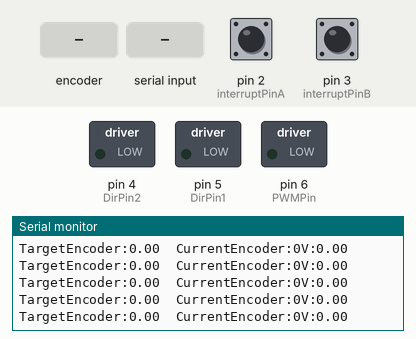
Simulated run of this sketch. Board: Arduino Uno, built with avr-gcc and run on an emulated ATmega328P. Shown: switched loads named in the sketch (green lamp = pin HIGH), the last lines printed to the serial monitor. The inputs (shaded band) are chosen by the test bench; at power-on: pin 2 (interruptPinA) HIGH, pin 3 (interruptPinB) HIGH.

Above: at 1.2 s.
1.3 s: rotary encoder on pin 2 (interruptPinA) / pin 3 (interruptPinB) turned 2 steps (second pin leading)
At 1.36 s:
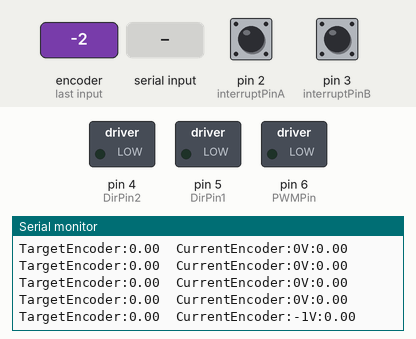
4.7 s: "90,45\n" received over Serial
At 5.02 s:
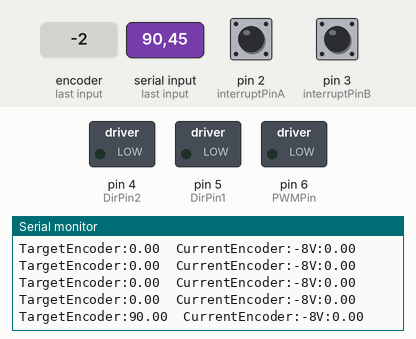
7.7 s: byte 10 ('\n') received over Serial
10.7 s: "30,150\n" received over Serial
At 11.08 s:
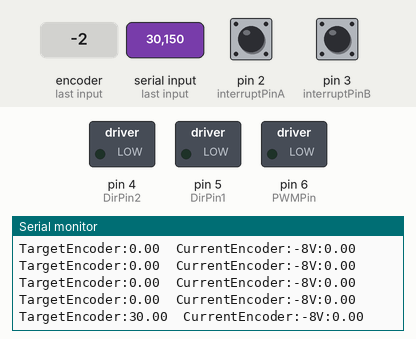
13.7 s: "5\n" received over Serial
At 13.84 s:
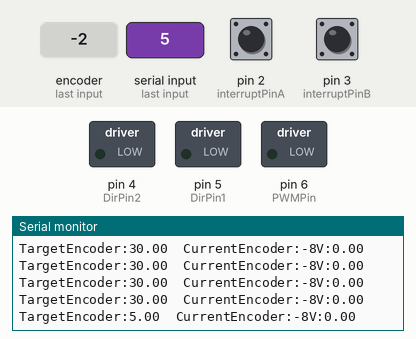
16.7 s: rotary encoder on pin 2 (interruptPinA) / pin 3 (interruptPinB) turned 3 steps (first pin leading)
At 16.77 s:
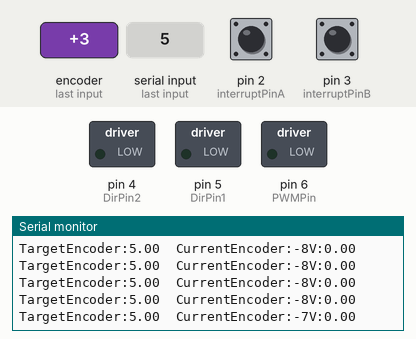
Timing chart, 0 to 19.7 s (numbered marks = the images above; inputs shaded):
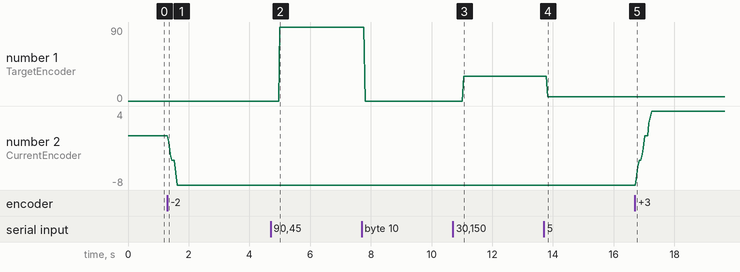

The sketch:

04_PID_degree.ino
```cpp
#include <Arduino.h>
#define pi 3.1416

// ************ PID ************
float kp = 0.0;
float ki = 0.000 * 0.00;
float kd = 0.0;

// *************PIN**************
const byte interruptPinA = 2;
const byte interruptPinB = 3;
volatile long EncoderCount = 0;
const byte PWMPin = 6;
const byte DirPin1 = 5;
const byte DirPin2 = 4;

// *************etc**************
unsigned long previousMillis = 0;
const unsigned long interval = 1;  // 5ms마다 PID 갱신
volatile unsigned long count = 0;
unsigned long count_prev = 0;
unsigned long t;
unsigned long t_prev = 0;
float revolution, EncoderTarget = 0;  // 목표 엔코더 값
float revolution_prev = 0;
int dt;
float Vmax = 5;
float Vmin = -5;
float V = 0.1;
float e, e_prev = 0, inte, inte_prev = 0;

String inputString = "";
boolean inputComplete = false;

// *************encoder read**************
void ISR_EncoderA() {
  bool PinB = digitalRead(interruptPinB);
  bool PinA = digitalRead(interruptPinA);

  if (PinB == LOW) {
    EncoderCount += (PinA == HIGH) ? 1 : -1;
  } else {
    EncoderCount += (PinA == HIGH) ? -1 : 1;
  }
}

void ISR_EncoderB() {
  bool PinB = digitalRead(interruptPinA);
  bool PinA = digitalRead(interruptPinB);

  if (PinA == LOW) {
    EncoderCount += (PinB == HIGH) ? -1 : 1;
  } else {
    EncoderCount += (PinB == HIGH) ? 1 : -1;
  }
}

float sign(float x) {
  return (x > 0) ? 1 : ((x < 0) ? -1 : 0);
}

// *** Motor Driver Functions *****
void WriteDriverVoltage(float V, float Vmax) {
  int PWMval = int(255 * abs(V) / Vmax);
  if (PWMval > 255) {
    PWMval = 255;
  }
  if (V > 0) {
    digitalWrite(DirPin1, HIGH);
    digitalWrite(DirPin2, LOW);
  } else if (V < 0) {
    digitalWrite(DirPin1, LOW);
    digitalWrite(DirPin2, HIGH);
  } else {
    digitalWrite(DirPin1, LOW);
    digitalWrite(DirPin2, LOW);
  }
  analogWrite(PWMPin, PWMval);
}

void updateCount() {
  unsigned long currentMillis = millis();
  if (currentMillis - previousMillis >= interval) {
    previousMillis = currentMillis;
    count++;
  }
}

void setup() {
  Serial.begin(9600);
  pinMode(interruptPinA, INPUT_PULLUP);
  pinMode(interruptPinB, INPUT_PULLUP);
  attachInterrupt(digitalPinToInterrupt(interruptPinA), ISR_EncoderA, CHANGE);
  attachInterrupt(digitalPinToInterrupt(interruptPinB), ISR_EncoderB, CHANGE);
  pinMode(DirPin1, OUTPUT);
  pinMode(DirPin2, OUTPUT);

  inputString.reserve(16);  // Reserve memory for input string
}

void loop() {
  // Serial 입력 처리
  if (Serial.available() > 0) {
    char inChar = (char)Serial.read();
    if (inChar == '\n') {
      inputComplete = true;
    } else {
      inputString += inChar;
    }
  }

  // 입력 값이 완성되면 목표 엔코더 값에 적용
  if (inputComplete) {
    EncoderTarget = inputString.toFloat();  // Convert input string to float
    inputString = "";                       // Clear the input string
    inputComplete = false;                  // Reset the flag
  }

  updateCount();  // Update count using millis()

  if (count > count_prev) {
    t = millis();
    dt = t - t_prev;  // dt 계산 (시간 차이)

    e = EncoderTarget - EncoderCount;            // 목표 엔코더 값과 현재 엔코더 값의 차이로 오차 계산
    inte = inte_prev + (dt * (e + e_prev) / 2);  // 적분 계산


    // PID 계산 후 V 값 처리
    V = kp * e + ki * inte + (kd * (e - e_prev) / dt);


    if (V > Vmax) {
      V = Vmax;
      inte = inte_prev;
    }
    if (V < Vmin) {

      V = Vmin;
      inte = inte_prev;
    }
    if (abs(V) < 0.02) {
      V = 0;
    } else if (abs(V) >= 0.02 && abs(V) < 1) {
      V = (V > 0) ? 0.85 : -0.85;
    }


    WriteDriverVoltage(V, Vmax);


    // 그래프 출력용 데이터 (숫자만 출력)
    // Serial Plotter에서 보기 위한 형식
    Serial.print("TargetEncoder:");
    Serial.print(EncoderTarget);
    Serial.print("\t");
    Serial.print("CurrentEncoder:");
    Serial.print(EncoderCount);
    Serial.print("V:");
    Serial.println(V);
    // 값 갱신
    revolution_prev = revolution;
    count_prev = count;
    t_prev = t;
    inte_prev = inte;
    e_prev = e;
  }
}
```

Measured:
- after the input at 1.3 s, the serial monitor: prints a new line at once (image 1)
- after the input at 4.7 s, the serial monitor: prints a new line after 0.30 s (image 2)
- after the input at 10.7 s, the serial monitor: prints a new line after 0.36 s (image 3)
- after the input at 13.7 s, the serial monitor: prints a new line after 0.12 s (image 4)
- after the input at 16.7 s, the serial monitor: prints a new line after 0.05 s (image 5)
- plotted number 1: 0 → 90 after the input at 4.7 s, 0 → 30 after the input at 10.7 s, 30 → 5 after the input at 13.7 s
- plotted number 2: 0 → -8 after the input at 1.3 s, -8 → 4 after the input at 16.7 s
